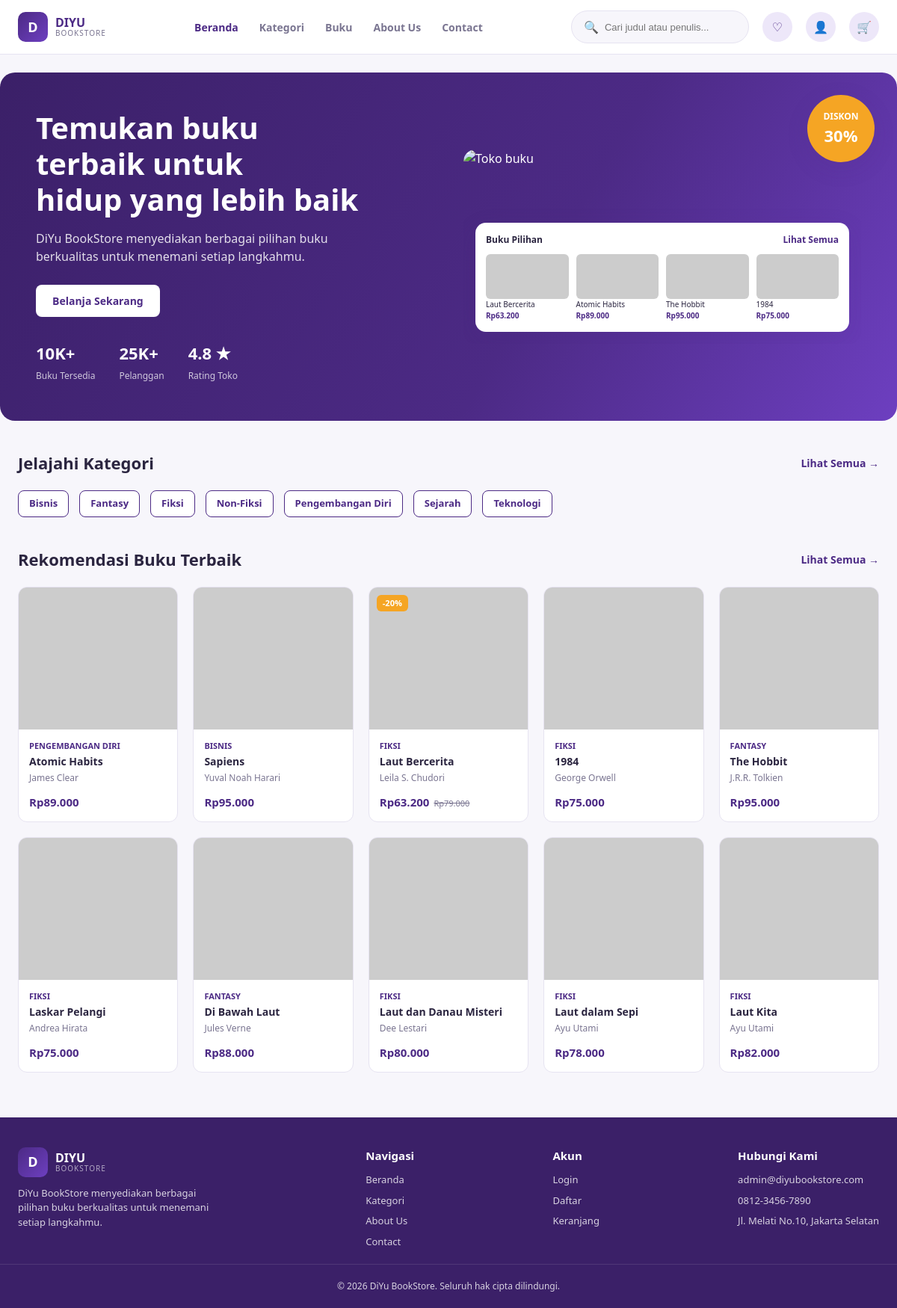
The page / on the database its author committed.
### tables this page shows
CREATE TABLE buku (
    id INT AUTO_INCREMENT PRIMARY KEY,
    judul VARCHAR(200) NOT NULL,
    penulis VARCHAR(150) NOT NULL,
    kategori_id INT,
    harga DECIMAL(12,2) NOT NULL DEFAULT 0,
    diskon INT NOT NULL DEFAULT 0,  
    stok INT NOT NULL DEFAULT 0,
    deskripsi TEXT,
    bahasa VARCHAR(50) DEFAULT 'Bahasa Indonesia',
    jumlah_halaman INT DEFAULT 0,
    rating DECIMAL(2,1) DEFAULT 0,
    gambar VARCHAR(255) DEFAULT NULL,
    created_at DATETIME DEFAULT CURRENT_TIMESTAMP,
    FOREIGN KEY (kategori_id) REFERENCES kategori(id) ON DELETE SET NULL
);

CREATE TABLE kategori (
    id INT AUTO_INCREMENT PRIMARY KEY,
    nama_kategori VARCHAR(100) NOT NULL,
    created_at DATETIME DEFAULT CURRENT_TIMESTAMP
);

### includes/functions.php (called while the page is built, shortened)
<?php
function isLoggedIn() {
    return isset($_SESSION['user_id']);
}
function currentUser() {
    if (!isLoggedIn()) return null;
    return [
        'id'    => $_SESSION['user_id'],
        'nama'  => $_SESSION['nama_lengkap'],
        'email' => $_SESSION['email'],
        'role'  => $_SESSION['role'],
    ];
}
function formatRupiah($angka) {
    return 'Rp' . number_format((float)$angka, 0, ',', '.');
}
function hargaSetelahDiskon($harga, $diskonPersen) {
    if ($diskonPersen <= 0) return $harga;
    return $harga - ($harga * $diskonPersen / 100);
}
function e($str) {
    return htmlspecialchars($str ?? '', ENT_QUOTES, 'UTF-8');
}
function bookCover($buku) {
    $namaFile = $buku['gambar'] ?? '';
    $file = __DIR__ . '/../uploads/' . $namaFile;
    $seed = urlencode($buku['judul'] ?? ('buku' . ($buku['id'] ?? rand())));
    return 'https://picsum.photos/seed/' . $seed . '/300/420';
}

### index.php (the view, shortened to what this page needs)
<?php
require_once __DIR__ . '/includes/functions.php';
$stmtPick = $pdo->query("SELECT * FROM buku ORDER BY created_at DESC LIMIT 4");
$bukuPilihan = $stmtPick->fetchAll();
$stmtAll = $pdo->query("SELECT b.*, k.nama_kategori FROM buku b LEFT JOIN kategori k ON b.kategori_id = k.id ORDER BY b.rating DESC LIMIT 10");
$bukuList = $stmtAll->fetchAll();
$totalBuku = $pdo->query("SELECT COUNT(*) c FROM buku")->fetch()['c'];
$kategoriList = $pdo->query("SELECT * FROM kategori ORDER BY nama_kategori")->fetchAll();
require_once __DIR__ . '/includes/header.php';
?>
<section class="hero">
    <div class="hero-badge">DISKON<strong>30%</strong></div>
    <div>
        <h1>Temukan buku<br>terbaik untuk<br>hidup yang lebih baik</h1>
        <p>DiYu BookStore menyediakan berbagai pilihan buku berkualitas untuk menemani setiap langkahmu.</p>
        <a href="search.php" class="btn btn-primary" style="background:#fff;color:var(--primary)">Belanja Sekarang</a>
        <div class="hero-stats">
            <div><strong><?= number_format($totalBuku >= 1000 ? $totalBuku : 10) ?>K+</strong><span>Buku Tersedia</span></div>
            <div><strong>25K+</strong><span>Pelanggan</span></div>
            <div><strong>4.8 &#9733;</strong><span>Rating Toko</span></div>
        </div>
    </div>
    <div class="hero-image">
        <div class="hero-pick-card">
            <div class="pick-title"><span>Buku Pilihan</span><a href="search.php">Lihat Semua</a></div>
            <div class="pick-books">
                <?php foreach ($bukuPilihan as $bp): ?>
                <a href="product-detail.php?id=<?= $bp['id'] ?>" class="pb">
                    <img src="<?= bookCover($bp) ?>" alt="<?= e($bp['judul']) ?>">
                    <?= e($bp['judul']) ?>
                    <div class="pb-price"><?= formatRupiah(hargaSetelahDiskon($bp['harga'], $bp['diskon'])) ?></div>
                </a>
                <?php endforeach; ?>
            </div>
        </div>
    </div>
</section>
<section class="section">
    <div class="section-head">
        <h2>Jelajahi Kategori</h2>
        <a href="search.php">Lihat Semua &rarr;</a>
    </div>
    <div style="display:flex;gap:14px;flex-wrap:wrap">
        <?php foreach ($kategoriList as $kat): ?>
            <a href="search.php?kategori=<?= $kat['id'] ?>" class="btn btn-outline btn-sm"><?= e($kat['nama_kategori']) ?></a>
        <?php endforeach; ?>
    </div>
</section>
<section class="section">
    <div class="section-head">
        <h2>Rekomendasi Buku Terbaik</h2>
        <a href="search.php">Lihat Semua &rarr;</a>
    </div>
    <div class="book-grid">
        <?php foreach ($bukuList as $b): ?>
        <a href="product-detail.php?id=<?= $b['id'] ?>" class="book-card">
            <div class="book-cover">
                <?php if ($b['diskon'] > 0): ?><span class="discount-tag">-<?= $b['diskon'] ?>%</span><?php endif; ?>
                <img src="<?= bookCover($b) ?>" alt="<?= e($b['judul']) ?>">
            </div>
            <div class="book-info">
                <span class="book-cat"><?= e($b['nama_kategori'] ?? 'Umum') ?></span>
                <h3><?= e($b['judul']) ?></h3>
                <span class="book-author"><?= e($b['penulis']) ?></span>
                <div class="book-price">
                    <strong><?= formatRupiah(hargaSetelahDiskon($b['harga'], $b['diskon'])) ?></strong>
                    <?php if ($b['diskon'] > 0): ?><del><?= formatRupiah($b['harga']) ?></del><?php endif; ?>
                </div>
            </div>
        </a>
        <?php endforeach; ?>
    </div>
</section>
<?php require_once __DIR__ . '/includes/footer.php'; ?>

### includes/header.php (shortened to what this page needs)
<?php
require_once __DIR__ . '/functions.php';
$currentPage = basename($_SERVER['PHP_SELF']);
$cartCount = getCartCount();
$user = currentUser();
$basePath = (strpos($_SERVER['SCRIPT_NAME'], '/upload/') !== false) ? '../' : '';
?>
<!DOCTYPE html>
<html lang="id">
<head>
<link rel="stylesheet" href="<?= $basePath ?>assets/css/style.css">
</head>
<body>
<header class="topbar">
    <div class="topbar-inner">
        <a href="<?= $basePath ?>index.php" class="logo">
            <div class="logo-icon">D</div>
            <div class="logo-text">
                DIYU<br>
                <small>BOOKSTORE</small>
            </div>
        </a>
        <nav class="nav-main">
            <a href="<?= $basePath ?>index.php"
               class="<?= $currentPage === 'index.php' ? 'active' : '' ?>">
                Beranda
            </a>
            <a href="<?= $basePath ?>search.php?tab=kategori"
               class="<?= isset($_GET['tab']) && $_GET['tab'] === 'kategori' ? 'active' : '' ?>">
                Kategori
            </a>
            <a href="<?= $basePath ?>search.php?tab=buku"
               class="<?= $currentPage === 'search.php' && (!isset($_GET['tab']) || $_GET['tab'] === 'buku') ? 'active' : '' ?>">
                Buku
            </a>
            <a href="<?= $basePath ?>about.php"
               class="<?= $currentPage === 'about.php' ? 'active' : '' ?>">
                About Us
            </a>
            <a href="<?= $basePath ?>contact.php"
               class="<?= $currentPage === 'contact.php' ? 'active' : '' ?>">
                Contact
            </a>
        </nav>
        <div class="topbar-actions">
            <form action="<?= $basePath ?>search.php" method="get" class="search-box">
                <span>&#128269;</span>
                <input type="text" name="q" placeholder="Cari judul atau penulis...">
            </form>
            <a href="<?= $basePath ?>wishlist.php"
               class="icon-btn"
               title="Wishlist">
                <span>&#9825;</span>
            </a>
            <?php if ($user): ?>
                <?php if ($user['role'] === 'admin'): ?>
                    <a href="<?= $basePath ?>admin/dashboard.php"
                       class="icon-btn" title="Dashboard Admin">
                        <span>&#9881;</span>
                    </a>
                <?php endif; ?>
                <a href="<?= $basePath ?>cart.php"
                   class="icon-btn" title="Keranjang">
                    <span>&#128722;</span>
                    <span class="cart-badge"
                          style="<?= $cartCount == 0 ? 'display:none' : '' ?>">
                        <?= $cartCount ?>
                    </span>
                </a>
                <a href="<?= $basePath ?>profile.php"
                   class="user-chip" title="<?= e($user['nama']) ?>">
                    <div class="user-avatar">
                        <?= strtoupper(substr($user['nama'], 0, 1)) ?>
                    </div>
                </a>
                <a href="<?= $basePath ?>logout.php"
                   class="icon-btn" title="Keluar">
                    <span>&#128682;</span>
                </a>
            <?php else: ?>
                <a href="<?= $basePath ?>login.php"
                   class="icon-btn" title="Login">
                    <span>&#128100;</span>
                </a>
                <a href="<?= $basePath ?>cart.php"
                   class="icon-btn" title="Keranjang">
                    <span>&#128722;</span>
                </a>
            <?php endif; ?>
        </div>
    </div>
</header>

### includes/footer.php (shortened to what this page needs)
<footer class="site-footer">
    <div class="container">
        <div style="max-width:280px">
            <div class="logo" style="color:#fff;margin-bottom:12px">
                <div class="logo-icon">D</div>
                <div class="logo-text">DIYU<br><small style="color:rgba(255,255,255,.6)">BOOKSTORE</small></div>
            </div>
            <p style="font-size:13px">DiYu BookStore menyediakan berbagai pilihan buku berkualitas untuk menemani setiap langkahmu.</p>
        </div>
        <div>
            <h4>Navigasi</h4>
            <ul style="font-size:13px; display:flex; flex-direction:column; gap:8px;">
                <li><a href="index.php">Beranda</a></li>
                <li><a href="search.php">Kategori</a></li>
                <li><a href="about.php">About Us</a></li>
                <li><a href="contact.php">Contact</a></li>
            </ul>
        </div>
        <div>
            <h4>Akun</h4>
            <ul style="font-size:13px; display:flex; flex-direction:column; gap:8px;">
                <li><a href="login.php">Login</a></li>
                <li><a href="register.php">Daftar</a></li>
                <li><a href="cart.php">Keranjang</a></li>
            </ul>
        </div>
        <div>
            <h4>Hubungi Kami</h4>
            <ul style="font-size:13px; display:flex; flex-direction:column; gap:8px;">
                <li>admin@diyubookstore.com</li>
                <li>0812-3456-7890</li>
                <li>Jl. Melati No.10, Jakarta Selatan</li>
            </ul>
        </div>
    </div>
    <div class="foot-bottom">&copy; <?= date('Y') ?> DiYu BookStore. Seluruh hak cipta dilindungi.</div>
</footer>
</body>
</html>

### rows shown on the page
buku: judul "Laut Bercerita", harga+diskon "Rp63.200", diskon "20", kategori.nama_kategori "FIKSI", penulis "Leila S. Chudori", harga "Rp79.000"
buku: judul "Atomic Habits", harga+diskon "Rp89.000", kategori.nama_kategori "PENGEMBANGAN DIRI", penulis "James Clear"
buku: judul "The Hobbit", harga+diskon "Rp95.000", kategori.nama_kategori "FANTASY", penulis "J.R.R. Tolkien"
buku: judul "1984", harga+diskon "Rp75.000", kategori.nama_kategori "FIKSI", penulis "George Orwell"
kategori: nama_kategori "Bisnis"
kategori: nama_kategori "Fantasy"
kategori: nama_kategori "Fiksi"
kategori: nama_kategori "Non-Fiksi"
kategori: nama_kategori "Pengembangan Diri"
kategori: nama_kategori "Sejarah"
kategori: nama_kategori "Teknologi"
buku: kategori.nama_kategori "BISNIS", judul "Sapiens", penulis "Yuval Noah Harari", harga+diskon "Rp95.000"
buku: kategori.nama_kategori "FIKSI", judul "Laskar Pelangi", penulis "Andrea Hirata", harga+diskon "Rp75.000"
buku: kategori.nama_kategori "FANTASY", judul "Di Bawah Laut", penulis "Jules Verne", harga+diskon "Rp88.000"
buku: kategori.nama_kategori "FIKSI", judul "Laut dan Danau Misteri", penulis "Dee Lestari", harga+diskon "Rp80.000"
buku: kategori.nama_kategori "FIKSI", judul "Laut dalam Sepi", penulis "Ayu Utami", harga+diskon "Rp78.000"
buku: kategori.nama_kategori "FIKSI", judul "Laut Kita", penulis "Ayu Utami", harga+diskon "Rp82.000"

### other values the page prints
$totalBuku >= 1000 ? $totalBuku : 10 "10"
